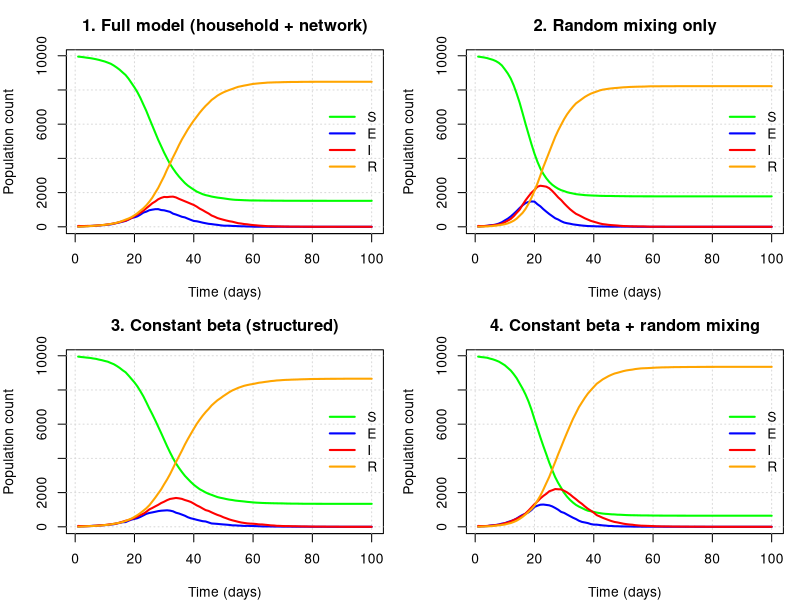

R code for this plot:
# Chao You s2785107; Chenyi Jia s2792046; Kangxin Wei s2817655
# Our team members completed this assignment together, completing each step 
# through discussion.In the early stage, we read the notes together to 
# understand the requirements and learn functions. Later, we program together, 
# find bugs, and solve them together.

# https://github.com/sibei-git/Assignment2_group10.git
#-------------------------------------------------------------------------------

# SEIR Network Simulation Model
# This script simulates infectious disease spread in a structured population
# using an SEIR (Susceptible–Exposed–Infectious–Recovered) model. 

# Individuals can become infected through three transmission routes:
#   (1) household contacts, (2) network connections, and (3) random mixing.

# The model compares four scenarios to show how structure and heterogeneity
# affect epidemic dynamics.
# At the end, the code compares four different epidemic scenarios.
#-------------------------------------------------------------------------------

##### 1. households_maker()
# Creates a vector 'h' that assigns each individual to a household.
# Each household has a random size (between 1 and hmax).
households_maker <- function(n, hmax = 5) {
  h <- sample(rep(1:n, sample(1:hmax, n, replace = TRUE))[1:n])
  return(h)
}

##### 2. get.net() 
# Constructs a contact network ('alink') among individuals based on:
# Their transmission rate (beta)，Their household (h)
# Desired average number of connections (nc)

# The resulting 'alink' is a list where each element contains the indices
# of individuals connected to that person (undirected links).

# Each individual's household links are pre-defined to capture intra-family
# transmission. When generating additional contact edges, the algorithm ensures
# that no household members are included as network contacts. 
# This separation enforces mutual exclusivity between household and network
# transmission routes.
get.net <- function(beta, h, nc = 15) {
  n <- length(beta)
  beta_bar <- mean(beta)
  alink <- vector("list", n)
  # Loop summary:
  # This loop goes through each individual (i) and probabilistically creates
  # links to others (j) who are NOT in the same household. The probability of
  # forming a connection depends on both individuals' betas.
  for (i in 1:(n - 1)) {
    j <- (i + 1):n                    # Potential contacts for individual i
    valid <- (h[j] != h[i])           # Exclude same-household members
    if (!any(valid)) next             # Skip if no valid contacts exist
    
    j_valid <- j[valid]               # Valid contact indices
    prij <- nc * beta[i] * beta[j_valid] / (beta_bar^2 * (n - 1))  # Link prob.
    draws <- runif(length(prij)) < prij
    linked <- j_valid[draws]          # Realized links
    
    # Store symmetric links (both directions)
    if (length(linked) > 0) {
      alink[[i]] <- c(alink[[i]], linked)
      for (m in linked) {
        alink[[m]] <- c(alink[[m]], i)
      }
    }
  }
  
  return(alink)
}

##### 3. nseir() 
# Simulates SEIR disease dynamics in a structured population.
# Transmission occurs via three mechanisms:
# (1) Household (alpha[1]), (2) Network contacts (alpha[2])
# (3) Random mixing (alpha[3])

# Returns a list of time series (S, E, I, R).
nseir <- function(beta, h, alink,
                  alpha = c(.1, .01, .01),
                  delta = .2, gamma = .4,
                  nc = 15, nt = 100, pinf = .005) {
  
  beta_bar <- mean(beta)
  n <- length(beta)
  x <- rep(0, n)  # 0=S, 1=E, 2=I, 3=R
  
  # Initialize a small proportion of individuals as infectious
  ni <- ceiling(pinf * n)
  inf_init <- sample(1:n, ni)
  x[inf_init] <- 2
  
  # Storage for population in each state
  S <- E <- I <- R <- rep(0, nt)
  S[1] <- n - ni
  I[1] <- ni
  
  # Main simulation loop over time
  for (i in 2:nt) {
    u <- runif(n)
    
    # Transition updates
    x[x == 2 & u < delta] <- 3   # I -> R with prob delta
    x[x == 1 & u < gamma] <- 2   # E -> I with prob gamma
    
    I_now <- which(x == 2)       # Current infectious individuals
    
    # Reset "not infected" probabilities
    qh_notinfect <- qc_notinfect <- qr_notinfect <- rep(1, n)
    
    # Loop summary:
    # For each infectious individual:
    #   1. Infects susceptible household members (alpha[1])
    #   2. Infects network contacts (alpha[2])
    #   3. Infects random population members (alpha[3])
    
    # The probabilities accumulate multiplicatively for each susceptible person.
    
    # At each step, calculate the exposure risk for the 3 scenarios separately:
    # (1) household contact, (2) network contact, (3) random mixing.
    # Household or network infection routes are mutually exclusive.
    # Because in the function get.net, it is ensured that the infected person's 
    # contact network does not include their family members.
    for (k in I_now) {
      # Household transmission
      hmates <- which(h == h[k] & x == 0)
      if (length(hmates) > 0) {
        qh_notinfect[hmates] <- qh_notinfect[hmates] * (1 - alpha[1])
      }
      
      # Network transmission
      contacts <- alink[[k]]
      if (length(contacts) > 0) {
        sus_contact <- contacts[x[contacts] == 0]
        if (length(sus_contact) > 0) {
          qc_notinfect[sus_contact] <- qc_notinfect[sus_contact] * (1 - alpha[2])
        }
      }
      
      # Random mixing transmission
      sus_random <- which(x == 0)
      if (length(sus_random) > 0) {
        qr_notinfect[sus_random] <- qr_notinfect[sus_random] *
          (1 - (alpha[3] * nc * beta[k] * beta[sus_random]) /
             (beta_bar^2 * (n - 1)))
      }
    }
    
    # Calculate total infection probability
    q_infect <- 1 - qh_notinfect * qc_notinfect * qr_notinfect
    
    # Infect new susceptibles
    sus <- which(x == 0)
    if (length(sus) > 0) {
      infected_new <- sus[runif(length(sus)) < q_infect[sus]]
      x[infected_new] <- 1
    }
    
    # Record population state counts
    S[i] <- sum(x == 0)
    E[i] <- sum(x == 1)
    I[i] <- sum(x == 2)
    R[i] <- sum(x == 3)
  }
  
  return(list(S = S, E = E, I = I, R = R, t = 1:nt))
}

##### 4. plot_nseir() 
# Generates a time series plot of the SEIR simulation results.
# Displays the counts of S, E, I, R over time.
plot_nseir <- function(epi, title = "SEIR Simulation Dynamics") {
  t <- epi$t
  nmax <- max(c(epi$S, epi$E, epi$I, epi$R))
  cols <- c(S = "green", E = "blue", I = "red", R = "orange")
  
  plot(t, epi$S, type = "n", ylim = c(0, nmax),
       xlab = "Time (days)", ylab = "Population count", main = title)
  grid(col = "gray85", lty = "dotted")
  
  lines(t, epi$S, col = cols["S"], lwd = 2)
  lines(t, epi$E, col = cols["E"], lwd = 2)
  lines(t, epi$I, col = cols["I"], lwd = 2)
  lines(t, epi$R, col = cols["R"], lwd = 2)
  
  legend("right", legend = c("S", "E", "I", "R"), col = cols, lwd = 2, bty = "n")
}

##### 5. Scenario Comparison 
# Compare epidemic dynamics under four different scenarios
n <- 10000
h <- households_maker(n)
beta <- runif(n, 0, 1)
alink <- get.net(beta, h, nc = 15)
beta_mean <- rep(mean(beta), n)

# Scenario 1: Full model (household + network + random mixing)
epi1 <- nseir(beta, h, alink, alpha = c(0.1, 0.01, 0.01), nt = 100)

# Scenario 2: Random mixing only
epi2 <- nseir(beta, h, alink, alpha = c(0, 0, 0.04), nt = 100)

# Scenario 3: Constant beta (structured contacts)
epi3 <- nseir(beta_mean, h, alink, alpha = c(0.1, 0.01, 0.01), nt = 100)

# Scenario 4: Constant beta + random mixing
epi4 <- nseir(beta_mean, h, alink, alpha = c(0, 0, 0.04), nt = 100)


##### 6. Plot Results 
# Display all four scenarios side-by-side
par(mfrow = c(2, 2), mar = c(4, 4, 3, 1))
plot_nseir(epi1, "1. Full model (household + network)")
plot_nseir(epi2, "2. Random mixing only")
plot_nseir(epi3, "3. Constant beta (structured)")
plot_nseir(epi4, "4. Constant beta + random mixing")

#Analysis:

# Figure 1: Full model (household + network)
# With both household and network structure, infection spreads more slowly 
# and peaks later with a lower amplitude.
# The prolonged infectious period reflects localize transmission within 
# connected groups.
# Structural clustering limits transmission and flattens the epidemic curve.

# Figure 2: Random mixing only
# Only assuming random contacts accelerates the outbreak dramatically.
# The number of susceptible individuals drops rapidly, 
# and the infection peak occurs earlier and higher.
# Random mixing eliminates local constraints, 
# leading to faster and broader epidemics.

# Figure 3: Constant β (structured)
# Keeping the structure but fixing β makes the curves smoother 
# and slightly lowers the peak.
# Without variability in infectiousness, super-spreader effects disappear 
# and transmission becomes more uniform.
# Removing individual effects reduces stochastic fluctuations 
# and produces more predictable dynamics.

# Figure 4: Constant β + Random mixing
# With no structure and constant β, the system behaves as a basic SEIR model.
# The curves are symmetric and smooth, with the highest and earliest 
# infection peak.
# Represents the theoretical upper limit of epidemic speed in a well-mixed
# population.

# Comparative Conclusion
# Social and household structures slower transmission and lower epidemic peaks.
# Individual variability in β increases epidemic intensity and accelerates
# early spread.
# Social structure governs spread speed; 
# Individual variability in the transmission rate parameter β shapes peak height.
# Real epidemics lie between fully structured and fully mixed extremes.

# Conclusion
# Structural contact patterns mitigate transmission speed, 
# while heterogeneity amplifies it.
# Incorporating both mechanisms yields a more realistic representation of 
# epidemic dynamics.